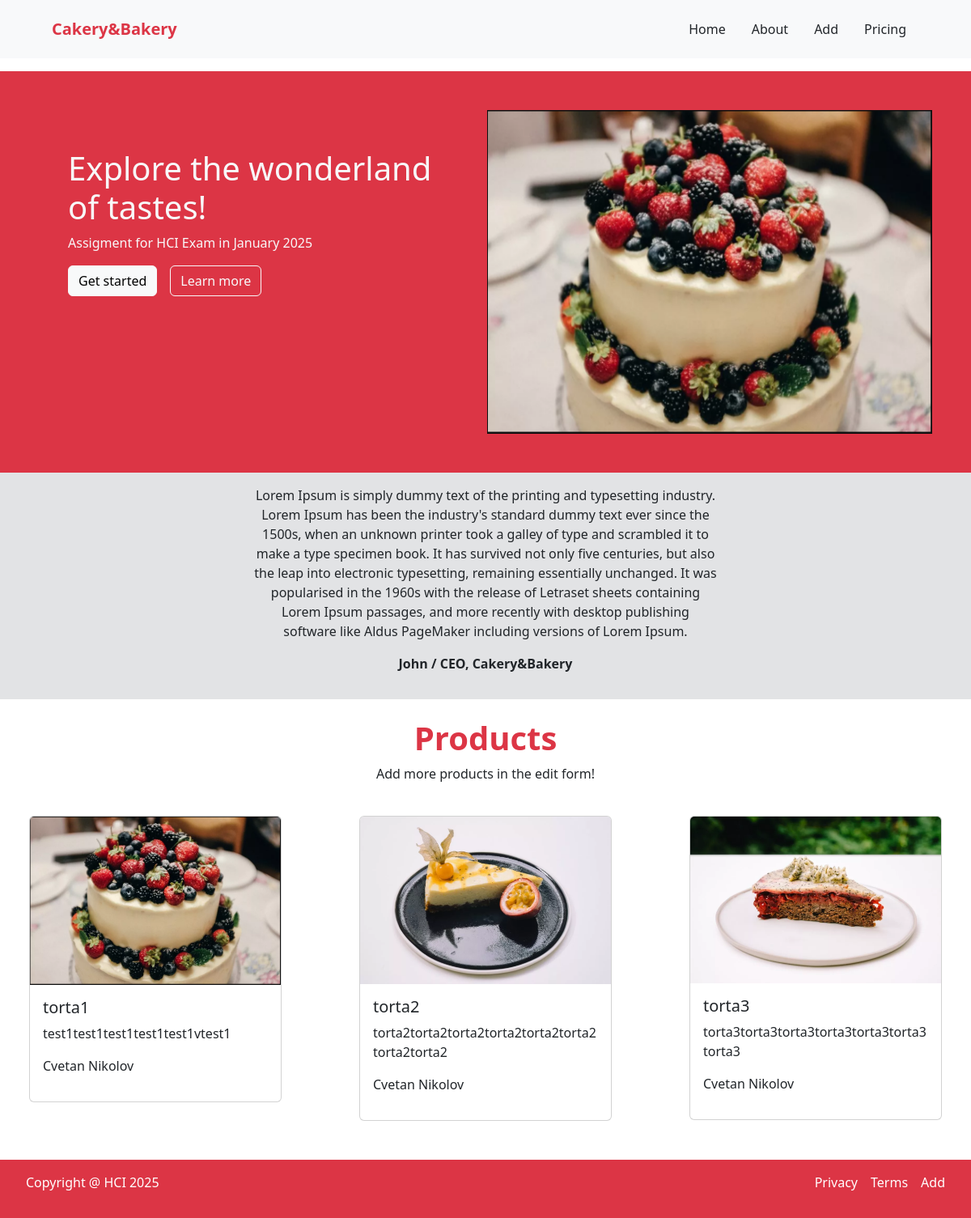
The page / on the database its author committed.
### cake_shop/models.py (models this page shows, shortened)
class Cake(models.Model):
    name = models.CharField(max_length=100, null=True, blank=True)
    price = models.IntegerField(null=True, blank=True)
    weight = models.FloatField(null=True, blank=True)
    description = models.TextField(null=True, blank=True)
    image = models.ImageField(upload_to="cakes/", null=True, blank=True)
    baker = models.ForeignKey(
        "Baker", on_delete=models.CASCADE, null=True, blank=True, related_name="cakes"
    )

class Baker(models.Model):
    first_name = models.CharField(max_length=100, null=True, blank=True)
    last_name = models.CharField(max_length=100, null=True, blank=True)
    phone_number = models.CharField(max_length=20, null=True, blank=True)
    email = models.EmailField(null=True, blank=True)
    user = models.ForeignKey(User, on_delete=models.CASCADE, null=True, blank=True)
    def __str__(self):
        return f"{self.first_name} {self.last_name}"

### cake_shop/views.py (the view)
# urls.py: path("", index, name="index"),
def index(request):
    cakes = Cake.objects.all()
    return render(request, "index.html", context={"cakes": cakes})

### templates/index.html
{% extends 'base.html' %}
{% load static %}
{% block content %}
    <div class="row bg-danger p-5">
        <div class="col p-5">
            <h1 class="text-light">Explore the wonderland of tastes!</h1>
            <p class="text-light">Assigment for HCI Exam in January 2025</p>
            <div class="d-flex">
                <button class="btn btn-light">Get started</button>
                <button class="btn btn-outline-light ms-3">Learn more</button>
            </div>
        </div>
        <div class="col">
            <img src="{% static 'Screenshot_1.png' %}" style="width: 550px; height: 400px"/>
        </div>
    </div>
    <div class="row p-3 justify-content-center bg-secondary-subtle">
        <p class="w-50 text-center">Lorem Ipsum is simply dummy text of the printing and typesetting industry. Lorem
            Ipsum has
            been the
            industry's standard dummy text ever since the 1500s, when an unknown printer took a galley of type and
            scrambled it to make a type specimen book. It has survived not only five centuries, but also the leap
            into electronic typesetting, remaining essentially unchanged. It was popularised in the 1960s with the
            release of Letraset sheets containing Lorem Ipsum passages, and more recently with desktop publishing
            software like Aldus PageMaker including versions of Lorem Ipsum.</p>
        <p class="fw-bold text-center">John / CEO, Cakery&Bakery</p>
    </div>
    <div class="row p-4 justify-content-center">
        <h1 class="text-danger fw-bold text-center">Products</h1>
        <p class="text-center">Add more products in the edit form!</p>
    </div>
    <div class="row">
        {% for cake in cakes %}
            <div class="col-4 px-5">
                <div class="card">
                    {% if cake.image %}
                        <img src="{{ cake.image.url }}" class="card-img-top" alt="{{ cake.name }}">
                    {% else %}
                        <img src="{% static 'Screenshot_1.png' %}" class="card-img-top" alt="Default cake image">
                    {% endif %}
                    <div class="card-body">
                        <h5 class="card-title">{{ cake.name }}</h5>
                        <p class="card-text">{{ cake.description }}</p>
                        <p>{{ cake.baker }}</p>
                    </div>
                </div>
            </div>
        {% endfor %}
    </div>
{% endblock %}

### templates/base.html (shortened to what this page needs)
{% load static %}
<!DOCTYPE html>
<html lang="en">
  <head>
    <link
      rel="stylesheet"
      href="{% static 'bootstrap/bootstrap/css/bootstrap.css' %}"
    />
  </head>
  <body>
    <nav id="navbar-example2" class="navbar bg-body-tertiary px-3 mb-3 py-3">
      <a class="navbar-brand ms-5 text-danger fw-bold" href="{% url 'index' %}"
        >Cakery&Bakery</a
      >
      <ul class="nav nav-pills">
        <li class="nav-item">
          <a class="nav-link text-dark" href="{% url 'index' %}">Home</a>
        </li>
        <li class="nav-item">
          <a class="nav-link text-dark" href="#">About</a>
        </li>
        <li class="nav-item">
          <a class="nav-link text-dark" href="{% url 'add_cake' %}">Add</a>
        </li>
        <li class="nav-item">
          <a class="nav-link text-dark me-5" href="#">Pricing</a>
        </li>
      </ul>
    </nav>
    {% block content %} {% endblock %}
    <footer
      class="bg-danger p-3 d-flex justify-content-between text-white mt-5"
    >
      <p class="ms-3">Copyright @ HCI 2025</p>
      <ul class="list-unstyled d-flex">
        <li class="mx-2">Privacy</li>
        <li class="mx-2">Terms</li>
        <li class="mx-2 me-3">Add</li>
      </ul>
    </footer>
  </body>
</html>

### rows shown on the page
Cake: name "torta1", description "test1test1test1test1test1vtest1", baker "Cvetan Nikolov"
Cake: image (picture), name "torta2", description "torta2torta2torta2torta2torta2torta2torta2torta2", baker "Cvetan Nikolov"
Cake: image (picture), name "torta3", description "torta3torta3torta3torta3torta3torta3torta3", baker "Cvetan Nikolov"
